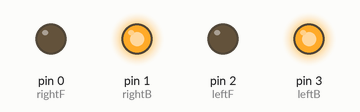
The sketch below on a simulated Arduino Uno, built with avr-gcc and run on an emulated ATmega328P. Shown: output pins drawn as LEDs (lit = HIGH).

Above: at 1.0 s.
At 5.0 s:
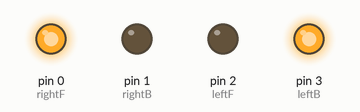
At 8.1 s:
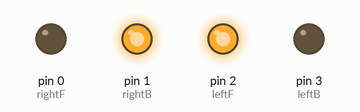
At 9.2 s:
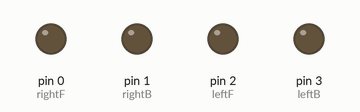
Timing chart, 0 to 13.3 s (numbered marks = the images above):
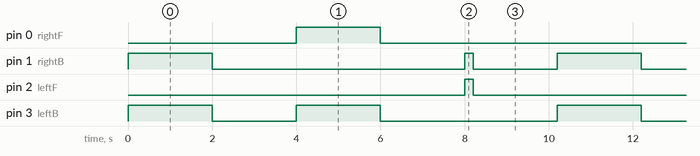

The sketch:

TankBot_Driving.ino
```cpp
int rightF = 0;
int rightB = 1;
int leftF = 2;
int leftB = 3;

void setup()
{
  pinMode(rightF, OUTPUT); // Right (Green)
  pinMode(rightB, OUTPUT); // Right (Blue)
  pinMode(leftF, OUTPUT); // Left (Green)
  pinMode(leftB, OUTPUT); // Right (Blue)

  digitalWrite(rightF, LOW);
  digitalWrite(rightB, LOW);
  digitalWrite(leftF, LOW);
  digitalWrite(leftB, LOW);
}

void forward()
{
  digitalWrite(rightF, LOW);
  digitalWrite(rightB, HIGH);
  digitalWrite(leftF, LOW);
  digitalWrite(leftB, HIGH);
}

void left()
{
  digitalWrite(rightF, HIGH);
  digitalWrite(rightB, LOW);
  digitalWrite(leftF, LOW);
  digitalWrite(leftB, HIGH);
}

void right()
{
  digitalWrite(rightF, LOW);
  digitalWrite(rightB, HIGH);
  digitalWrite(leftF, HIGH);
  digitalWrite(leftB, LOW);
}

void backwards()
{
  digitalWrite(rightF, LOW);
  digitalWrite(rightB, HIGH);
  digitalWrite(leftF, LOW);
  digitalWrite(leftB, HIGH);
}

void brake()
{
  digitalWrite(rightF, LOW);
  digitalWrite(rightB, LOW);
  digitalWrite(leftF, LOW);
  digitalWrite(leftB, LOW);
}

void loop()
{
  forward();
  delay(2000);
  brake();
  delay(2000);
  left();
  delay(2000);
  brake();
  delay(2000);
  right();
  delay(200);
  brake();
  delay(2000);
}
```

Measured:
- by itself, pin 0 (rightF): alternates HIGH for 2.0 s and LOW for 8.2 s
- by itself, pin 1 (rightB): repeats every 10.2 s: LOW 6.0 s, HIGH 0.20 s, LOW 2.0 s, HIGH 2.0 s
- by itself, pin 2 (leftF): alternates HIGH for 0.20 s and LOW for 10.0 s
- by itself, pin 3 (leftB): repeats every 10.2 s: LOW 2.0 s, HIGH 2.0 s, LOW 4.2 s, HIGH 2.0 s
